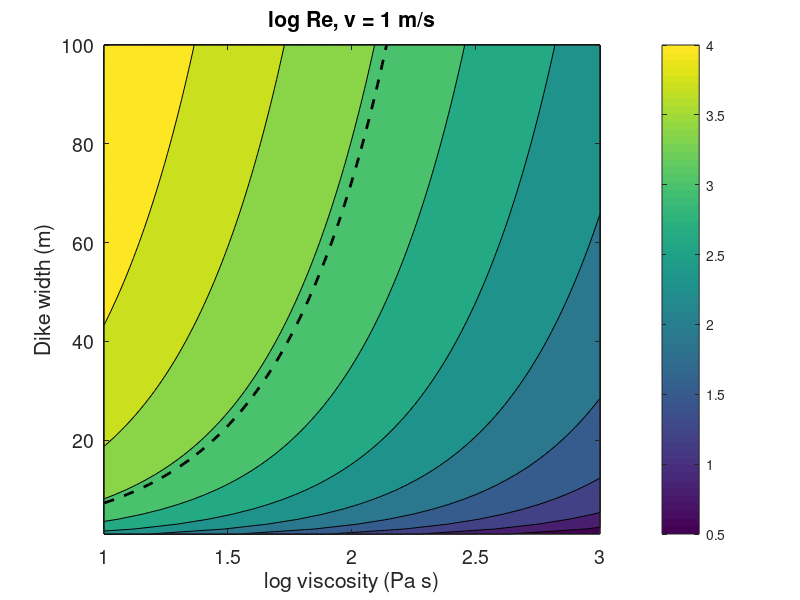

The MATLAB script that drew this image:
% Comments with explanations line by line
          
clear all % clears all allocated variables, functions, breakpoints, ... etc from the current workspace
close all % closes all open figure windows
clc       % clears the command window 

% Vary magma viscosity
p   = linspace(1,3,100);  % exponent for magma viscosity
                          % Setting up a vector p with points between 3 and
                          % 1 with 100 grid points      

eta = 10.^p;    % magma viscosity (Pa s)
                % Setting eta to be 10^p coordinate

% Vary dike width
w   = linspace(1,100,100); % Make another vector from x=1 to x=100 
                           % with 100 grid points

% Constants
v   = 1;   % flow velocity (m/s) % Set V_max to be 0.1 
rho = 2750; % magma density (kg/m^3) % Set density to be 2750
g   = 9.8;  % gravitational acceleration (m/s^2) % accelaration due to gravity
 
% Compute Reynold's number

[ETA,W] = meshgrid(eta,w); % Create a 2 2D matrices the size of eta x w
                           % ETA is a matrix where each row is the eta
                           % vector, with w rows, W has w on each row for
                           % eta columns

Re = rho*v*W./ETA;         % Calculate Re as a 2D matrix using ETA and W

% Make plots
figure  % creates a new figure window
contourf(log10(ETA),W,log10(Re)) % create contour plot of RE with Log(eta) on the x
                                 % W on the y. 
xlabel('log viscosity (Pa s)') % Sets the x label
ylabel('Dike width (m)') % Sets the y label
set(gca, 'FontSize', 14) % set plot properties
colorbar % place a color bar
title(['log Re, v = ' num2str(v) ' m/s']) % set the title
caxis([0.5 4]) % set the color bar axis

hold on;
% Overlay a line for a specific Reynolds number threshold
threshold = 3.3; % Define a threshold for Reynolds number
contour(log10(ETA), W, log10(Re), [threshold threshold], 'k--', 'LineWidth', 2); % Add contour line for threshold
